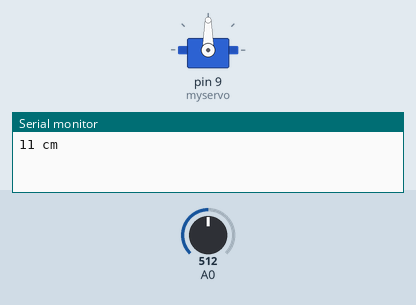
A sketch run on a simulated Arduino Uno, built with avr-gcc and run on an emulated ATmega328P. Shown: servo, the last lines printed to the serial monitor. The inputs (shaded band) are chosen by the test bench; at power-on: A0 = 512.

Above: at 2.0 s.
2.1 s: A0 set to 40
At 4.6 s:
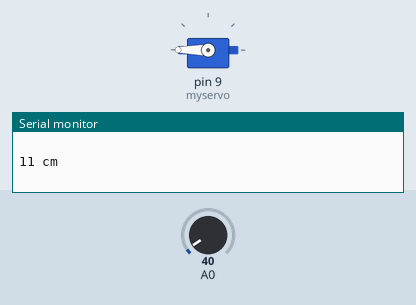
5.7 s: A0 set to 0
At 6.3 s:
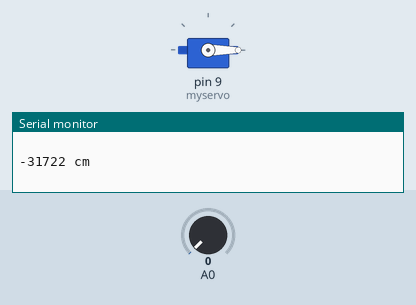
12.0 s: A0 set to 60
15.5 s: A0 set to 122
Timing chart, 0 to 21.9 s (numbered marks = the images above; inputs shaded):
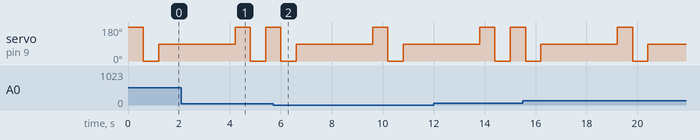

The sketch:

SharpSensorCm.ino
```cpp
#include <Servo.h> //서보모터 라이브러리 사용

Servo myservo;

char ch;

int distance = 0; //Cm로 계산된 거리값을 저장해두기위해 변수를 선언합니다.
int volt = 0;
void setup() {

  Serial.begin(115200); //거리값을 PC모니터로 쉽게 확인하기위해 시리얼통신을 선언해줍니다.
 myservo.attach(9);


}

void loop() {

     myservo.write(180);
      delay(600);

 volt = map(analogRead(A0), 0, 1023, 0, 5000);
  distance = (27.61 / (volt - 0.1696)) * 1000;

   Serial.print(distance);  //거리값을 시리얼모니터로 출력해줍니다.

  Serial.println(" cm");

  Serial.println(" ");

      myservo.write(0);
      delay(600);

 volt = map(analogRead(A0), 0, 1023, 0, 5000);
  distance = (27.61 / (volt - 0.1696)) * 1000;

if(distance <= 50) {
myservo.write(90);
      delay(3000);
}
   Serial.print(distance);  //거리값을 시리얼모니터로 출력해줍니다.

  Serial.println(" cm");

  Serial.println(" ");

}
```
